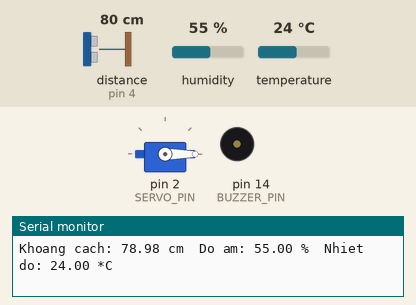
Simulated run of this sketch. Board: Arduino Uno, built with avr-gcc and run on an emulated ATmega328P. On the bench: servo, buzzer (waves = sounding, pin HIGH), the last lines printed to the serial monitor. Wiring (inferred from the names in the program): ultrasonic range finder: trigger pin 5; echo pin 4. Inputs (shaded band) come from the test bench; at power-on: humidity 55 %, distance to the obstacle (sensor on pin 4) 80 cm, temperature 24 °C. The echo pulse lasts 58.3 µs per cm; pins used as bus, display or sensor lines are not drawn.

Above: at 1.8 s.
1.9 s: humidity set to 82 %
3.4 s: humidity set to 85 %
At 4.25 s:
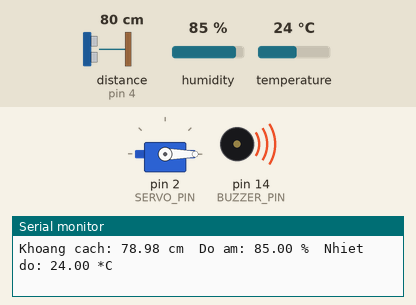
9.4 s: distance to the obstacle (sensor on pin 4) set to 22 cm
12.9 s: distance to the obstacle (sensor on pin 4) set to 18 cm
At 15.2 s:
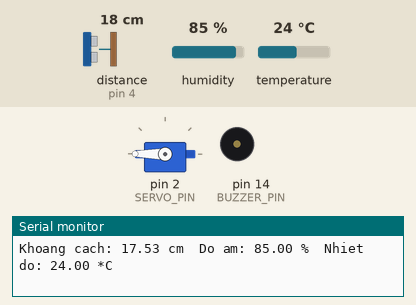
18.9 s: distance to the obstacle (sensor on pin 4) set to 35 cm
At 24.7 s:
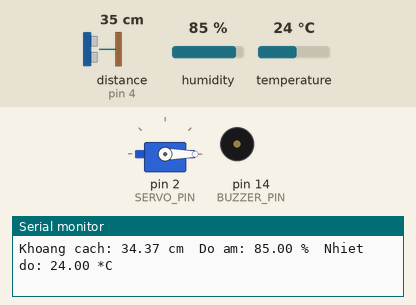
24.9 s: humidity set to 22 %
At 25.6 s:
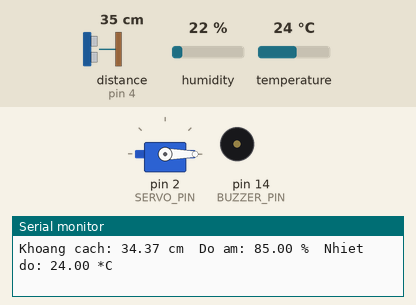
Timing chart, 0 to 27.4 s (numbered marks = the images above; inputs shaded):
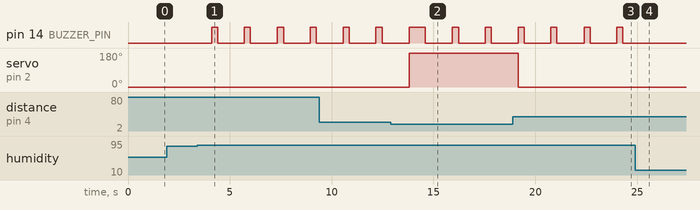

The sketch:

sketch_mar16b.ino
```cpp
#include <Servo.h>
#include <DHT.h>

#define DHTPIN 0         // D3 - GPIO0
#define DHTTYPE DHT11
#define TRIG_PIN 5       // D1 - GPIO5
#define ECHO_PIN 4       // D2 - GPIO4
#define BUZZER_PIN 14    // D5 - GPIO14
#define SERVO_PIN 2      // D4 - GPIO2

DHT dht(DHTPIN, DHTTYPE);
Servo myServo;

long duration;
float distance;
bool lidOpened = false;

void setup() {
  Serial.begin(9600);

  pinMode(TRIG_PIN, OUTPUT);
  pinMode(ECHO_PIN, INPUT);
  pinMode(BUZZER_PIN, OUTPUT);

  dht.begin();
  myServo.attach(SERVO_PIN);
  myServo.write(0); // Đóng nắp ban đầu
}

void loop() {
  // Đo khoảng cách bằng cảm biến siêu âm
  digitalWrite(TRIG_PIN, LOW);
  delayMicroseconds(2);
  digitalWrite(TRIG_PIN, HIGH);
  delayMicroseconds(10);
  digitalWrite(TRIG_PIN, LOW);

  duration = pulseIn(ECHO_PIN, HIGH);
  distance = duration * 0.034 / 2;

  // Đọc độ ẩm
  float humidity = dht.readHumidity();
  float temperature = dht.readTemperature(); // Optional

  // In thông tin ra Serial
  Serial.print("Khoang cach: ");
  Serial.print(distance);
  Serial.print(" cm\tDo am: ");
  Serial.print(humidity);
  Serial.print(" %\tNhiet do: ");
  Serial.print(temperature);
  Serial.println(" *C");

  // Nếu có vật đến gần (VD < 20cm) → mở nắp
  if (distance < 20) {
    if (!lidOpened) {
      myServo.write(180); // Mở nắp
      digitalWrite(BUZZER_PIN, HIGH); // Buzzer kêu
      delay(500);
      digitalWrite(BUZZER_PIN, LOW);
      lidOpened = true;
    }
  } else {
    if (lidOpened) {
      myServo.write(0); // Đóng nắp
      lidOpened = false;
    }
  }

  // Nếu độ ẩm > 83% → buzzer kêu cảnh báo
  if (humidity > 83) {
    digitalWrite(BUZZER_PIN, HIGH);
    delay(300);
    digitalWrite(BUZZER_PIN, LOW);
    delay(300);
  }

  delay(1000); // Lặp lại sau mỗi giây
}
```

Measured:
- the behaviour switches between 83 and 84 % on humidity (found by bisection; images 0 and 1)
- the behaviour switches between 21 and 20 cm on distance to the obstacle (sensor on pin 4) (found by bisection; images 1 and 2)
- after the input at 3.4 s, pin 14 (BUZZER_PIN): alternates HIGH for 0.30 s and LOW for 1.3 s, starting after 0.70 s
- after the input at 12.9 s, servo on pin 2 (SERVO_PIN): 0° → 180° after 0.90 s
- after the input at 18.9 s, servo on pin 2 (SERVO_PIN): 180° → 0° after 0.26 s
- after the input at 24.9 s, pin 14 (BUZZER_PIN): stays LOW (without the input it goes to HIGH after 0.72 s)
